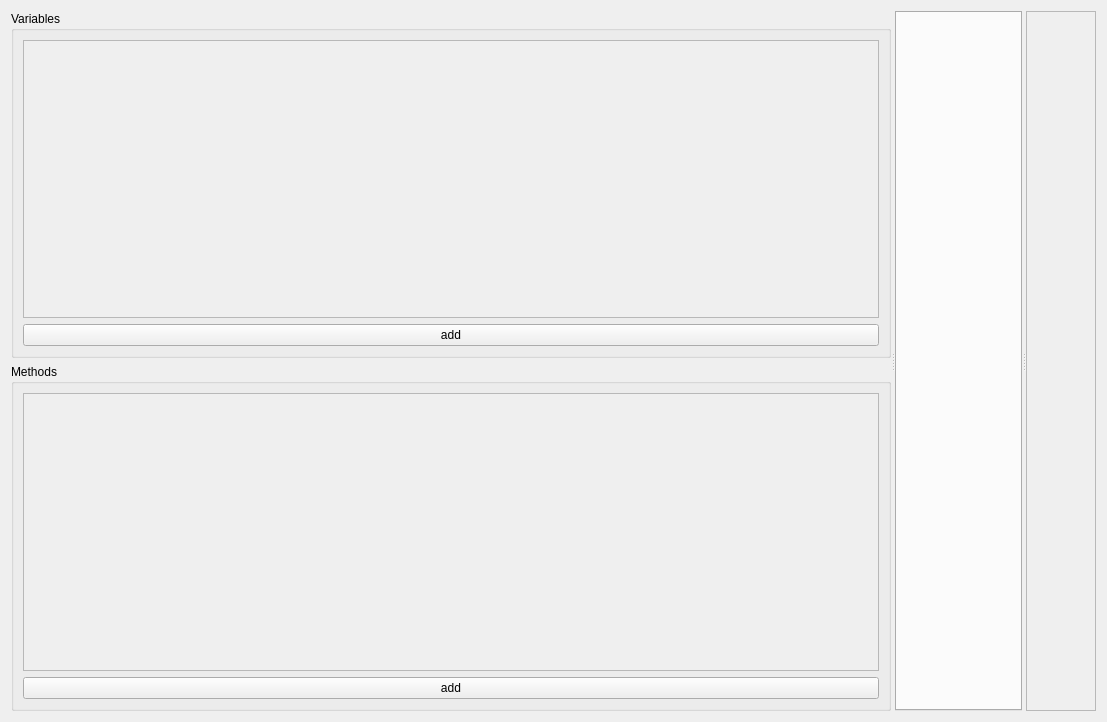
<?xml version="1.0" encoding="UTF-8"?>
<ui version="4.0">
 <class>class_widget</class>
 <widget class="QWidget" name="class_widget">
  <property name="geometry">
   <rect>
    <x>0</x>
    <y>0</y>
    <width>1107</width>
    <height>722</height>
   </rect>
  </property>
  <property name="windowTitle">
   <string>Form</string>
  </property>
  <layout class="QGridLayout" name="gridLayout_3">
   <item row="0" column="0">
    <widget class="QSplitter" name="splitter">
     <property name="orientation">
      <enum>Qt::Horizontal</enum>
     </property>
     <widget class="QWidget" name="contents_widget" native="true">
      <layout class="QVBoxLayout" name="verticalLayout">
       <item>
        <widget class="QGroupBox" name="variables_group_box">
         <property name="title">
          <string>Variables</string>
         </property>
         <layout class="QGridLayout" name="gridLayout">
          <item row="0" column="0">
           <widget class="QScrollArea" name="variables_scrollArea">
            <property name="widgetResizable">
             <bool>true</bool>
            </property>
            <widget class="QWidget" name="scrollAreaWidgetContents_5">
             <property name="geometry">
              <rect>
               <x>0</x>
               <y>0</y>
               <width>799</width>
               <height>270</height>
              </rect>
             </property>
            </widget>
           </widget>
          </item>
          <item row="1" column="0">
           <widget class="QPushButton" name="add_variable_push_button">
            <property name="text">
             <string>add</string>
            </property>
           </widget>
          </item>
         </layout>
         <zorder>add_variable_push_button</zorder>
         <zorder>variables_scrollArea</zorder>
        </widget>
       </item>
       <item>
        <widget class="QGroupBox" name="functions_groupBox">
         <property name="title">
          <string>Methods</string>
         </property>
         <layout class="QGridLayout" name="gridLayout_2">
          <item row="0" column="0">
           <widget class="QScrollArea" name="functions_scrollArea">
            <property name="widgetResizable">
             <bool>true</bool>
            </property>
            <widget class="QWidget" name="scrollAreaWidgetContents_6">
             <property name="geometry">
              <rect>
               <x>0</x>
               <y>0</y>
               <width>799</width>
               <height>270</height>
              </rect>
             </property>
            </widget>
           </widget>
          </item>
          <item row="1" column="0">
           <widget class="QPushButton" name="add_function_push_button">
            <property name="text">
             <string>add</string>
            </property>
           </widget>
          </item>
         </layout>
        </widget>
       </item>
      </layout>
     </widget>
     <widget class="QTabWidget" name="flows">
      <property name="currentIndex">
       <number>-1</number>
      </property>
     </widget>
     <widget class="QScrollArea" name="details_scrollArea">
      <property name="widgetResizable">
       <bool>true</bool>
      </property>
      <widget class="QWidget" name="scrollAreaWidgetContents">
       <property name="geometry">
        <rect>
         <x>0</x>
         <y>0</y>
         <width>109</width>
         <height>702</height>
        </rect>
       </property>
      </widget>
     </widget>
    </widget>
   </item>
  </layout>
  <zorder>splitter</zorder>
  <zorder>variables_group_box</zorder>
 </widget>
 <resources/>
 <connections/>
</ui>
